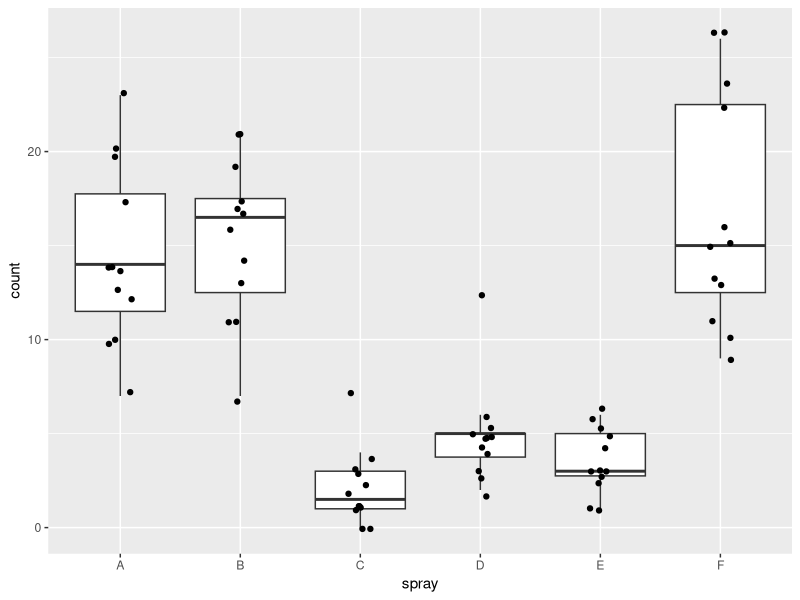
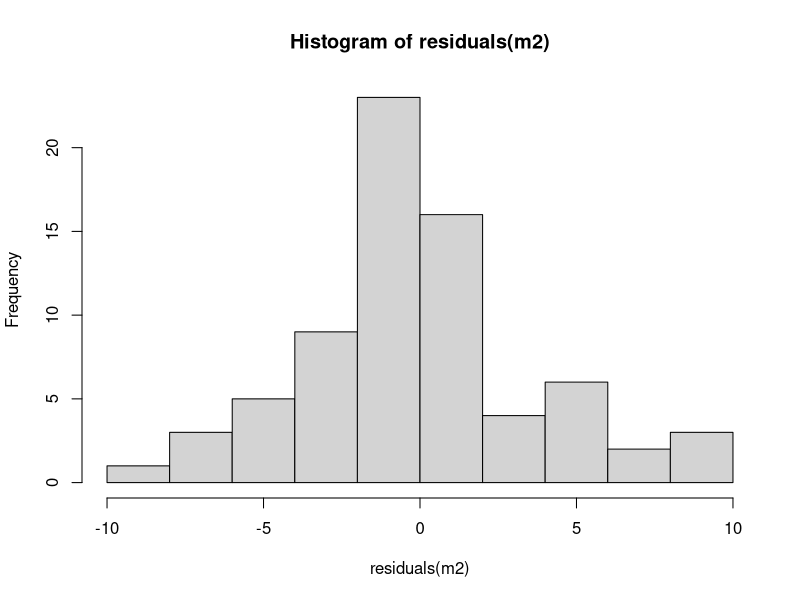
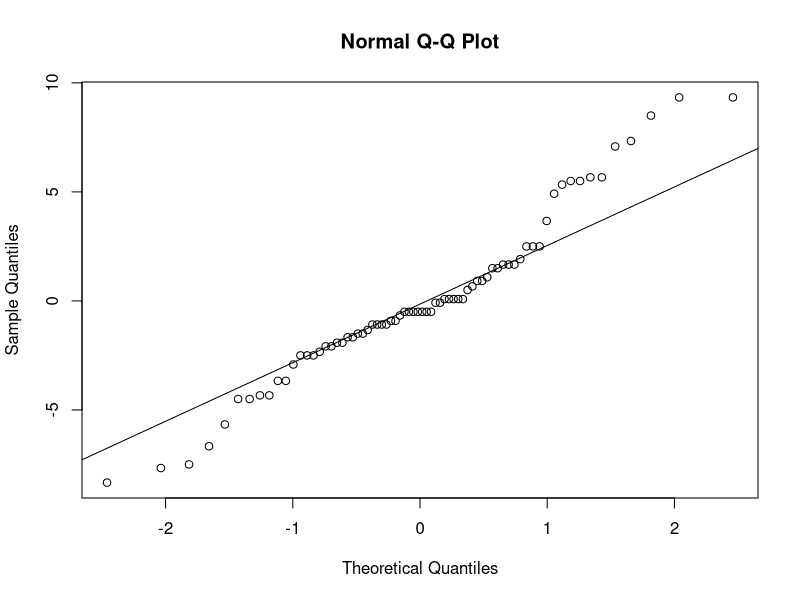
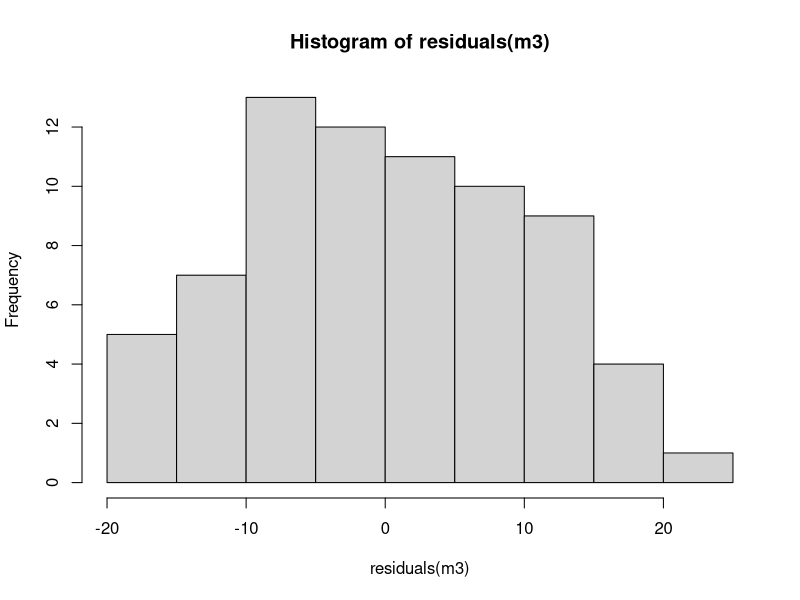
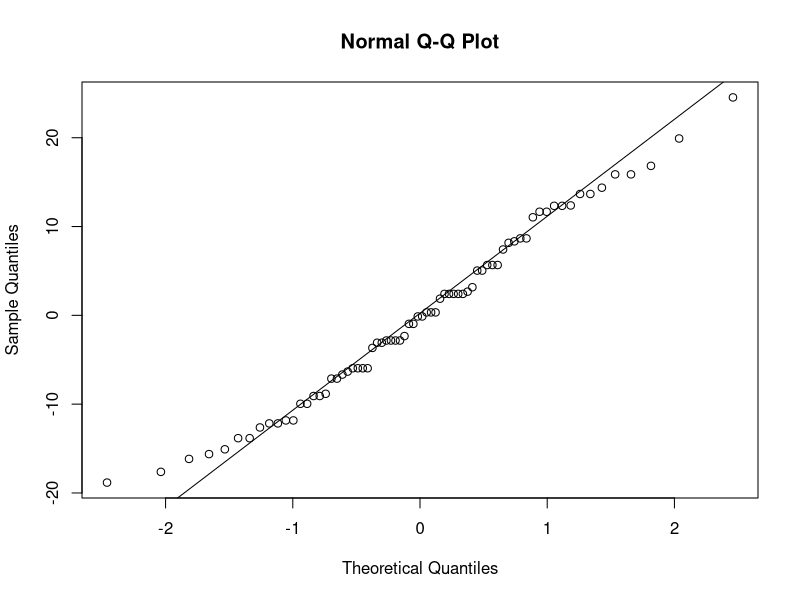
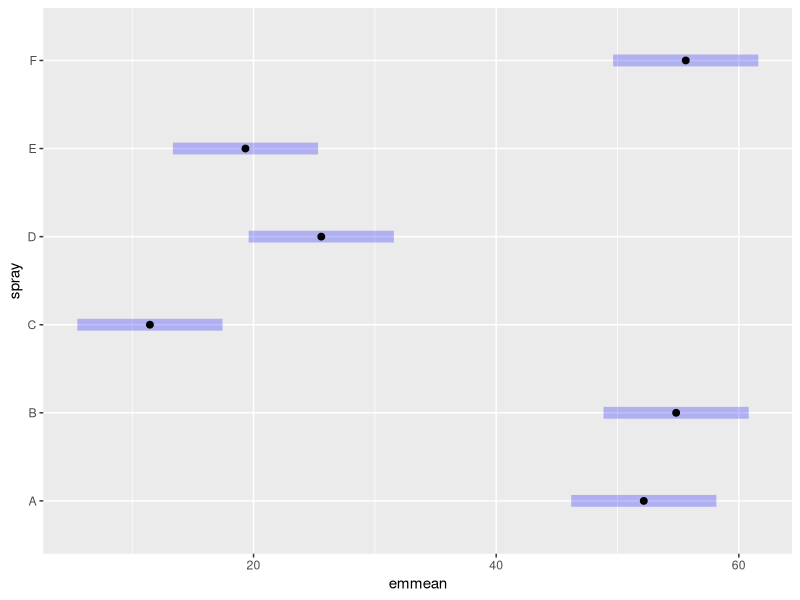

The R source for these figures, in order:
## ---- chunk 1
#| include: false
library(ggplot2)
library(dplyr)
library(rstatix)
library(emmeans)
library(multcomp)
library(multcompView)

insetos <- InsectSprays

# Visualização inicial
insetos |>
  ggplot(aes(x = spray, y = count)) +
  geom_boxplot(outlier.color = NA) +
  geom_jitter(width = 0.1)

# Verificação de premissas para ANOVA
bartlett.test(count ~ spray, data = insetos)

m2 <- lm(count ~ spray, data = insetos)
hist(residuals(m2))
shapiro.test(residuals(m2))
qqnorm(residuals(m2))
qqline(residuals(m2))

# Cria coluna de ranks corretamente
insetos <- insetos |>
  mutate(rank_count = rank(count + 0.1))

# ANOVA sobre ranks
m3 <- lm(rank_count ~ spray, data = insetos)
hist(residuals(m3))
shapiro_test(residuals(m3))
qqnorm(residuals(m3))
qqline(residuals(m3))
anova(m3)

# Comparação de médias dos ranks entre grupos
m33 <- emmeans(m3, ~ spray)
cld(m33)
plot(m33)
## ---- chunk 2
kruskal.test(count ~ spray, data = insetos)
